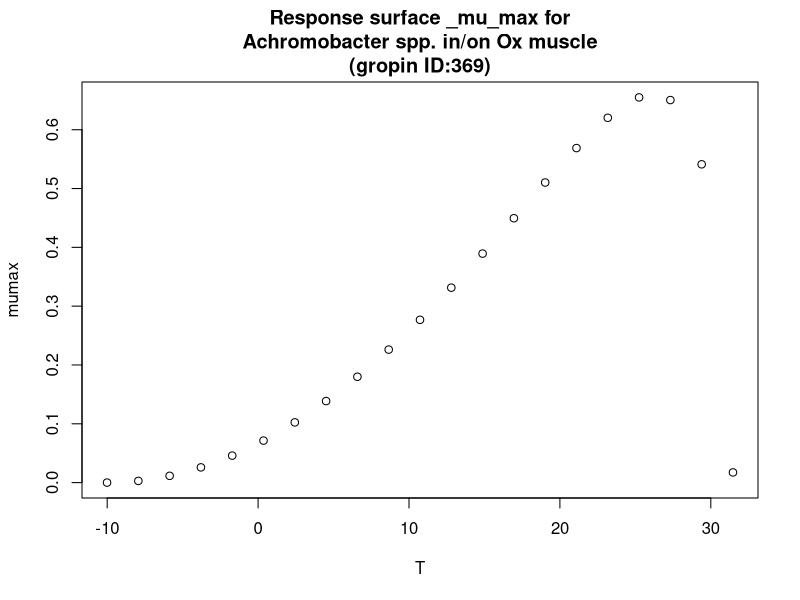

R code for this plot:
#############################
# start of Parameter script
#############################
T <- seq(-10.01,31.4685314685315,length.out=21)
#############################
# end of Parameter script
#############################
############################# 
# start of Model script Gropin ID 369 
#############################
 
# constant coefficients for this model
 
variables <- data.frame(T)
argumentsPar <- unique.data.frame(expand.grid(variables))
 
# heart of the model
response_surface <- function(T) {
   mumax <-(6.6*(10^-1)*(T-31.5)*((T+10)^2))/((26.2+10)*((26.2+10)*(T-26.2)-(26.2-31.5)*(26.2-10-2*T)))

	return(mumax=mumax)
} 

# output parameters
responseSurface <- cbind(argumentsPar,response_surface(argumentsPar['T']))
colnames(responseSurface) <- c(colnames(argumentsPar),'mumax')
#############################
# End of Model script
#############################
############################# 
# start of Visualisation script Gropin ID 369 
#############################
titleText <-'Response surface _mu_max for
Achromobacter spp. in/on Ox muscle
(gropin ID:369)'
plot(T,responseSurface$'mumax',xlab='T',
                          ylab='mumax',main=titleText)
#############################
# End of Visualisation script
#############################
